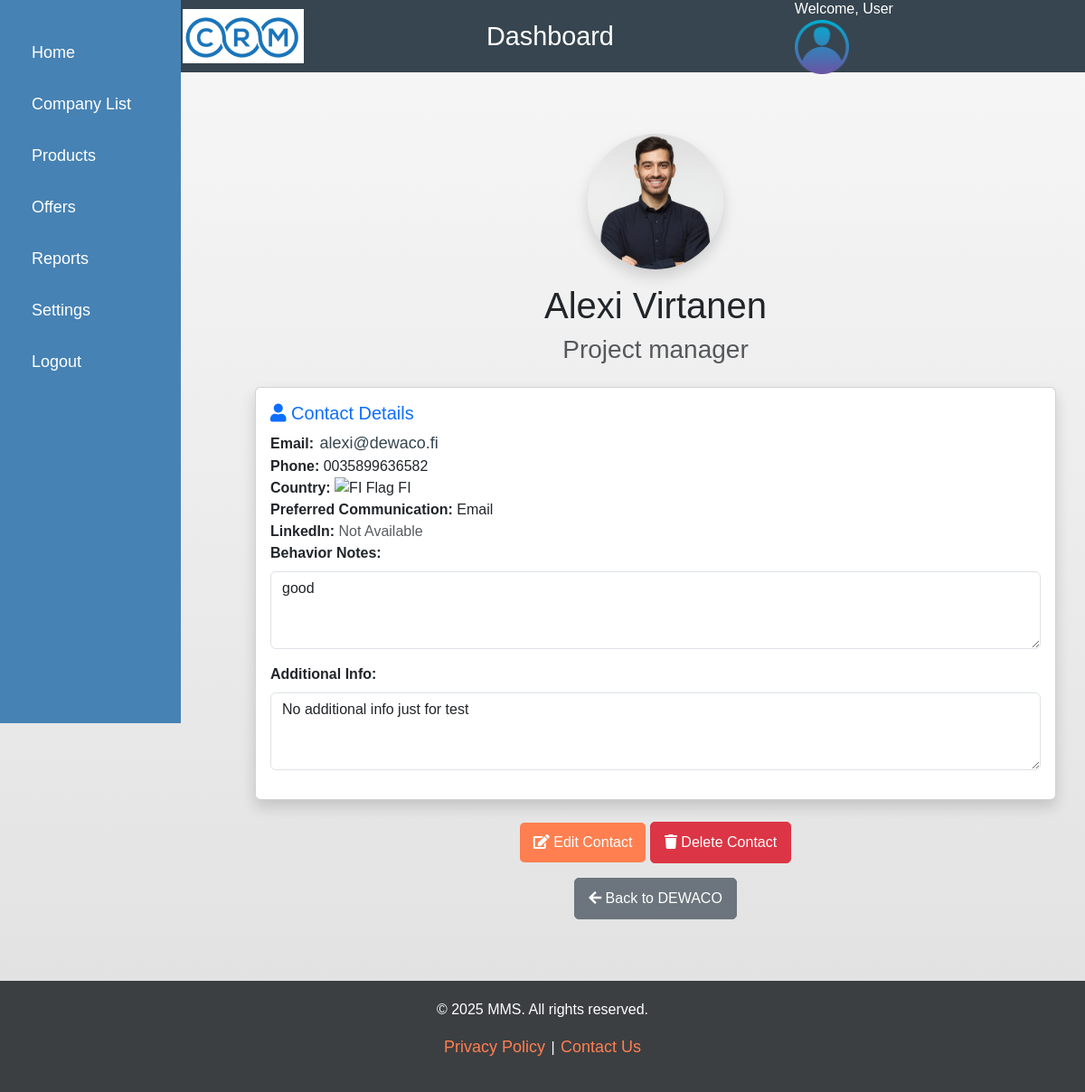
Screenshot of /companies/contact/2/ with the database file from the repository.
### company/models.py (models this page shows, shortened)
class Contact(models.Model):
    company = models.ForeignKey('Company', related_name='contacts', on_delete=models.CASCADE)
    first_name = models.CharField(max_length=100)
    second_name = models.CharField(max_length=100, blank=True, null=True)
    position = models.CharField(max_length=100, blank=True, null=True)
    country = CountryField(blank_label='(Select a country)', null=True, blank=True)
    phone = models.CharField(max_length=15)
    email = models.EmailField(
        unique=True,
        error_messages={
            'unique': "A contact with this email already exists.",
        }
    )
    image = models.ImageField(
        upload_to='contact_images/',
        default='contact_images/default_user.png'
    )
    linkedin_profile = models.URLField(max_length=200, blank=True, null=True)
    preferred_communication = models.CharField(
        max_length=50,
        choices=[
            ('Email', 'Email'),
            ('Phone', 'Phone'),
            ('In-person', 'In-person'),
            ('Messaging', 'Messaging'),
        ],
        blank=True,
        null=True,
        default='Email'
    )
    behavior = models.TextField(blank=True, null=True)
    additional_info = models.TextField(blank=True, null=True)
    created_at = models.DateTimeField(auto_now_add=True)
    updated_at = models.DateTimeField(auto_now=True)

class Company(models.Model):
    CLASSIFICATION_CHOICES = [
        ('High Value', 'High Value'),
        ('Medium Value', 'Medium Value'),
        ('Low Value', 'Low Value'),
        ('Unimportant', 'Unimportant'),
    ]
    name = models.CharField(max_length=100)
    logo = models.ImageField(upload_to='logos/', null=True, blank=True)
    address = models.CharField(max_length=250, null=True, blank=True)
    description = models.TextField()
    city = models.CharField(max_length=100, null=True, blank=True)
    country = CountryField(blank_label='(Select a country)', null=True, blank=True)
    phone = models.CharField(max_length=15, null=True, blank=True)
    email = models.EmailField(null=True, blank=True)
    website = models.URLField(null=True, blank=True)
    classification = models.CharField(
        max_length=15,
        choices=CLASSIFICATION_CHOICES,
        default='Unimportant'
    )
    created_at = models.DateTimeField(auto_now_add=True)
    updated_at = models.DateTimeField(auto_now=True)

### company/views.py (the view)
# urls.py: path('contact/<int:contact_id>/', views.contact_detail, name='contact_detail'),
def contact_detail(request, contact_id):
    contact = get_object_or_404(Contact, id=contact_id)
    return render(request, 'company/contact_detail.html', {'contact': contact})

### company/templates/company/contact_detail.html (shortened to what this page needs)
{% extends 'base.html' %}
{% load static %}
{% block content %}
<div class="container my-5">
    <div class="text-center mb-4">
        {% if contact.image %}
            <img src="{{ contact.image.url }}" alt="Image of {{ contact.first_name }} {{ contact.second_name }}"
                 class="img-fluid rounded-circle shadow"
                 style="width: 150px; height: 150px; object-fit: cover;">
        {% else %}
            <img src="{% static 'images/default_user.png' %}" alt="Default User Image"
                 class="img-fluid rounded-circle shadow"
                 style="width: 150px; height: 150px; object-fit: cover;">
        {% endif %}
        <h1 class="mt-3">{{ contact.first_name }} {{ contact.second_name }}</h1>
        <h3 class="text-muted">{{ contact.position }}</h3>
    </div>
    <div class="row g-4">
        <div class="col-md-12">
            <div class="card shadow">
                <div class="card-body">
                    <h5 class="card-title text-primary"><i class="fas fa-user"></i> Contact Details</h5>
                    <ul class="list-unstyled">
                        <li><strong>Email:</strong> <a href="mailto:{{ contact.email }}" class="text-decoration-none">{{ contact.email }}</a></li>
                        <li><strong>Phone:</strong> {{ contact.phone }}</li>
                        <li><strong>Country:</strong>
                            {% if contact.country %}
                                <img src="https://flagcdn.com/w20/{{ contact.country|lower }}.png"
                                     alt="{{ contact.country }} Flag" class="img-fluid"
                                     style="width: 30px; height: 20px;">
                            {% endif %}
                            {{ contact.country }}
                        </li>
                        <li><strong>Preferred Communication:</strong> {{ contact.preferred_communication }}</li>
                        <li class="details-link">
                            <strong>LinkedIn:</strong>
                            {% if contact.linkedin_profile %}
                                <a href="{{ contact.linkedin_profile }}" target="_blank" class="text-decoration-none ">
                                    <i class="fab fa-linkedin fa-1x text-primary"></i>
                                </a>
                            {% else %}
                                <span class="text-muted">Not Available</span>
                            {% endif %}
                        </li>
                        <div class="mb-3">
                            <label for="behavior_notes" class="form-label"><strong>Behavior Notes:</strong></label>
                            <textarea id="behavior_notes" class="form-control" rows="3" readonly>{{ contact.behavior }}</textarea>
                        </div>
                        <div class="mb-3">
                            <label for="additional_info" class="form-label"><strong>Additional Info:</strong></label>
                            <textarea id="additional_info" class="form-control" rows="3" readonly>{{ contact.additional_info|default:"N/A" }}</textarea>
                        </div>
                    </ul>
                </div>
            </div>
        </div>
    </div>
    <div class="mt-4 text-center">
        <a href="{% url 'company:edit_contact' contact.id %}" class="btn btn-primary">
            <i class="fas fa-edit"></i> Edit Contact
        </a>
        <button class="btn btn-danger" onclick="confirmDelete({{ contact.id }})">
            <i class="fas fa-trash"></i> Delete Contact
        </button>
    </div>
    <div class="text-center mt-3">
        <a href="{% url 'company:company_detail' contact.company.id %}" class="btn btn-secondary">
            <i class="fas fa-arrow-left"></i> Back to {{ contact.company.name }}
        </a>
    </div>
</div>
{% endblock %}

### crm/static/css/styles.css (style rules this page uses)
body { background: linear-gradient(to bottom, #f7f7f7, #e0e0e0); font-family: Arial, sans-serif; min-height: 100vh; display: flex; flex-direction: column; margin: 0; }
a { color: #36454F; text-decoration: none; font-size: large; padding: 2px; border-radius: 5px; }
.card img { width: 100%; height: auto; }
.btn { display: inline-block; padding: 10px 15px; text-align: center; font-size: 16px; border-radius: 5px; cursor: pointer; transition: background-color 0.3s ease; }
.btn-primary { background-color: #FF7F50; border: none; }

### rows the page displays
Contact: image (picture), first_name "Alexi", second_name "Virtanen", position "Project manager", email "alexi@dewaco.fi", phone "0035899636582", country "FI", preferred_communication "Email", behavior "good", additional_info "No additional info just for test", company.name "DEWACO"
